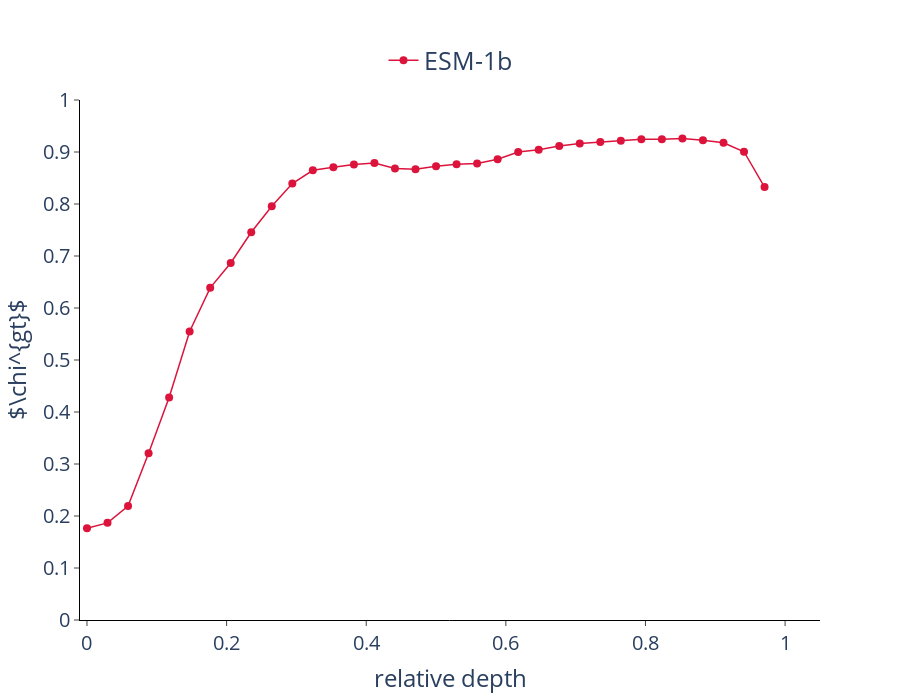

This figure's notebook cell:
### Markdown cell above
## PLOT

### Code cell
layout = Layout(plot_bgcolor='rgba(0,0,0,0)')
fig = go.Figure(layout=layout)#.set_subplots(1, 1, horizontal_spacing=0.1,vertical_spacing=0.02)

plot_no(fig, len(map[2]), overlap1, map[1], map[0])

fig.update_xaxes(showline=True, linewidth=1, linecolor='black', showticklabels=True, tickmode = 'array',tickvals = [0.0, 0.2, 0.4, 0.6, 0.8, 1.0],range=[-0.01,1.05],title='relative depth',ticks='outside')
fig.update_yaxes(showline=True, linewidth=1, linecolor='black', tickvals = [0.0, 0.1, 0.2, 0.3, 0.4, 0.5, 0.6, 0.7, 0.8, 0.9, 1.0] , range=[0,1], title = r'$\chi^{gt}$',ticks='outside')

fig.update_layout(width=900, height=700, font=dict(size=20),
                  legend=dict(orientation="h",
                              yanchor="top",
                              y=1.12,
                              xanchor="center",
                              x=0.5, font = dict(size = 25)
                              )
                    )

### Figure 1 — Plotly figure (JSON) as saved in the notebook; plotly's stock layout.template omitted (floating-point values rounded to 4 significant figures)
{"data": [{"line": {"color": "rgb(220,20,60)", "width": 1.5}, "marker": {"color": "rgb(220,20,60)", "size": 8}, "mode": "lines+markers", "name": "ESM-1b", "showlegend": true, "type": "scatter", "x": [0, 0.02941, 0.05882, 0.08824, 0.1176, 0.1471, 0.1765, 0.2059, 0.2353, 0.2647, 0.2941, 0.3235, 0.3529, 0.3824, 0.4118, 0.4412, 0.4706, 0.5, 0.5294, 0.5588, 0.5882, 0.6176, 0.6471, 0.6765, 0.7059, 0.7353, 0.7647, 0.7941, 0.8235, 0.8529, 0.8824, 0.9118, 0.9412, 0.9706, 1], "y": [0.1764, 0.1868, 0.2191, 0.3209, 0.428, 0.5547, 0.6388, 0.6865, 0.7457, 0.7955, 0.8393, 0.8647, 0.8707, 0.8759, 0.8789, 0.8684, 0.867, 0.8725, 0.8762, 0.8779, 0.886, 0.8999, 0.9041, 0.9114, 0.9163, 0.9193, 0.9217, 0.9243, 0.9246, 0.926, 0.9226, 0.9179, 0.9005, 0.8325]}], "layout": {"font": {"size": 20}, "height": 700, "legend": {"font": {"size": 25}, "orientation": "h", "x": 0.5, "xanchor": "center", "y": 1.12, "yanchor": "top"}, "plot_bgcolor": "rgba(0,0,0,0)", "width": 900, "xaxis": {"linecolor": "black", "linewidth": 1, "range": [-0.01, 1.05], "showline": true, "showticklabels": true, "tickmode": "array", "ticks": "outside", "tickvals": [0, 0.2, 0.4, 0.6, 0.8, 1], "title": {"text": "relative depth"}}, "yaxis": {"linecolor": "black", "linewidth": 1, "range": [0, 1], "showline": true, "ticks": "outside", "tickvals": [0, 0.1, 0.2, 0.3, 0.4, 0.5, 0.6, 0.7, 0.8, 0.9, 1], "title": {"text": "$\\chi^{gt}$"}}}}
